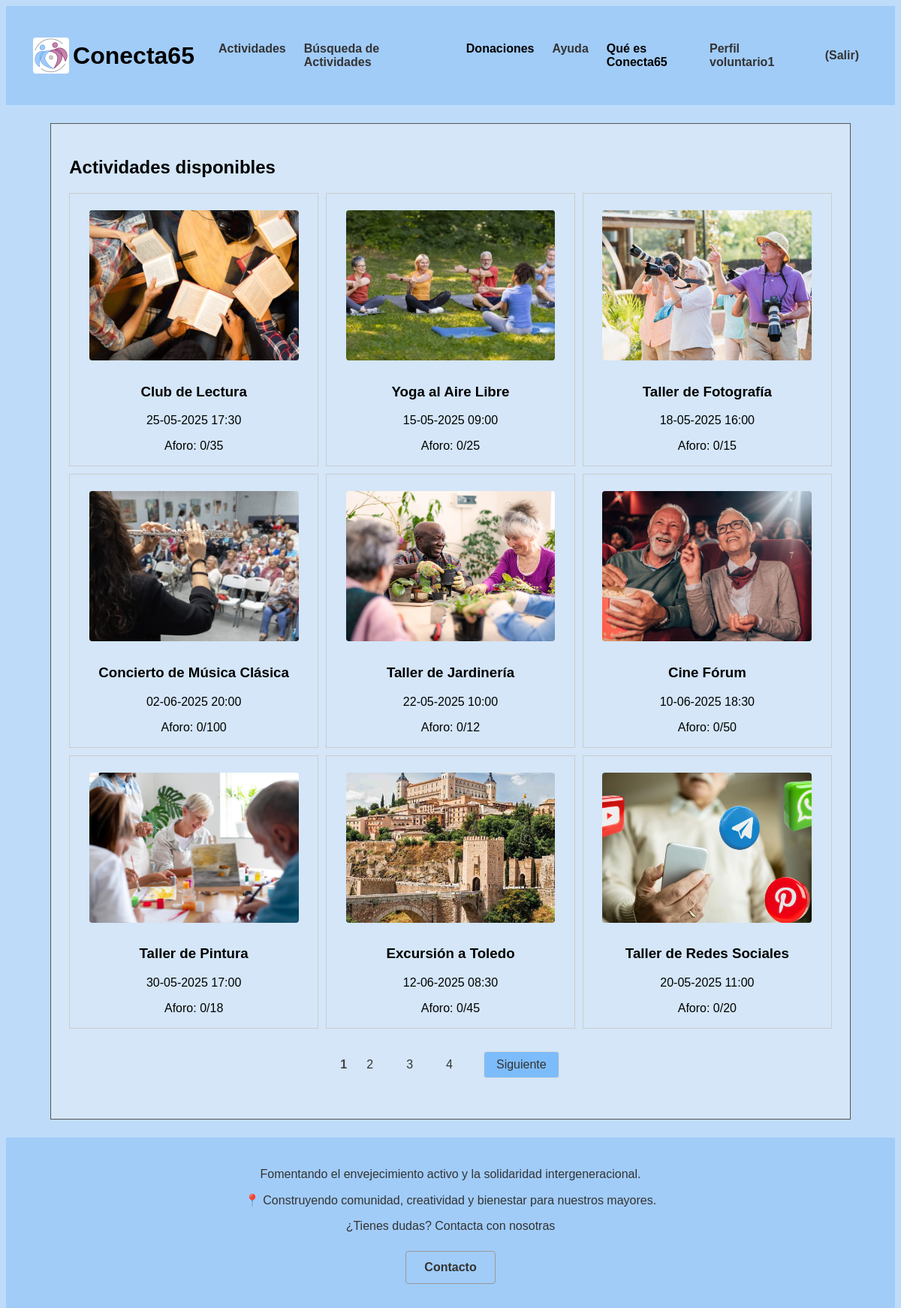
Page /p3_g1/vistaActividades.php (signed in) on the committed database.
### tables this page shows
CREATE TABLE `actividades` (
  `id` int(10) UNSIGNED NOT NULL,
  `nombre` varchar(35) NOT NULL,
  `localizacion` varchar(70) NOT NULL,
  `fecha_hora` datetime(6) NOT NULL,
  `descripcion` text NOT NULL,
  `aforo` tinyint(3) NOT NULL,
  `dirigida` tinyint(1) NOT NULL,
  `ocupacion` tinyint(3) NOT NULL,
  `foto` varchar(50) NOT NULL,
  `categoria` tinyint(1) NOT NULL
);

### p3_g1/includes/actividad/actividadDAO.php (called while the page is built, shortened)
<?php
class actividadDAO extends baseDAO implements IActividad
{
    public function obtenerActSinDirigir($limit, $offset) {
        try {
            $conn = application::getInstance()->getConexionBd();
            $query = "SELECT id, nombre, localizacion, fecha_hora, descripcion, aforo, dirigida, ocupacion, foto
                      FROM actividades
                      WHERE dirigida = 0 AND fecha_hora > NOW()
                      LIMIT ? OFFSET ?";
            $stmt = $conn->prepare($query);
            $stmt->bind_param("ii", $limit, $offset);
            $stmt->execute();
            $stmt->bind_result($id, $nombre, $localizacion, $fecha_hora, $descripcion, $aforo, $dirigida, $ocupacion, $foto);
            $actividades = [];
            while ($stmt->fetch()) {
                $actividades[] = new actividadDTO($id, $nombre, $localizacion, $fecha_hora, $descripcion, $aforo, $dirigida, $ocupacion, $foto);
            }
            $queryTotal = "SELECT COUNT(*) as total FROM actividades WHERE dirigida = 0 AND fecha_hora > NOW()";
            $stmtTotal = $conn->prepare($queryTotal);
            $stmtTotal->execute();
            $stmtTotal->bind_result($totalActividades);
            return [
                'actividades' => $actividades,
                'total' => $totalActividades
            ];
        } finally {
            if (isset($stmt) && $stmt) {
                $stmt->close();
            }
        }
    }
   }
?>

### p3_g1/includes/actividad/actividadAppService.php (called while the page is built, shortened)
<?php
require_once(__DIR__ . "/../config.php");
class actividadAppService
{
    public function obtenerActividadSegunUsuario($limit, $offset): array
    {
        if (application::getInstance()->soyAdmin()){
            return $this->obtenerTodasLasActividades($limit, $offset);
        }
        else if (application::getInstance()->soyVoluntario()){
            $IActividadDAO = actividadFactory::CreateActividad();
            return $IActividadDAO->obtenerActSinDirigir($limit, $offset);
        }
        else {
            $IActividadDAO = actividadFactory::CreateActividad();
            return $IActividadDAO->obtenerActSinCompletar($limit, $offset);
        }
    }
}
?>

### p3_g1/includes/config.php (called while the page is built, shortened)
<?php
spl_autoload_register(function ($class) {
    $prefix = 'includes\\';
    $base_dir = __DIR__ . '/';
    $len = strlen($prefix);
    $relative_class = substr($class, $len);
    $file = $base_dir . str_replace('\\', '/', $relative_class) . '.php';
});
?>

### p3_g1/includes/application.php (called while the page is built, shortened)
<?php
class application
{
    public function getUserDTO(): ?userDTO
    {
        try {
            $user = unserialize($_SESSION["userDTO"]);
            return ($user instanceof userDTO) ? $user : null;
        } catch (\Exception $e) {
            error_log("Error al deserializar userDTO: " . $e->getMessage());
            unset($_SESSION["userDTO"]);
            return null;
        }
    }
    public function soyAdmin(): bool
    {
        $user = $this->getUserDTO();
        return $user !== null && $user->tipo() === 0;
    }
    public function soyVoluntario(): bool
    {
        $user = $this->getUserDTO();
        return $user !== null && $user->tipo() === 2;
    }
    public function soyUsuario(): bool
    {
        $user = $this->getUserDTO();
        return $user !== null && $user->tipo() === 1;
    }
}

### p3_g1/includes/usuario/userDTO.php (called while the page is built, shortened)
<?php
class userDTO
{
    private $tipo;
    public function tipo()
    {
        return $this->tipo;
    }
}
?>

### p3_g1/includes/actividad/actividadDTO.php (called while the page is built, shortened)
<?php
class actividadDTO
{
    private $id;
    private $nombre;
    private $fecha_hora;
    private $aforo;
    private $ocupacion;
    private $foto;
    public function __construct($id, $nombre, $localizacion, $fecha_hora, $descripcion, $aforo, $dirigida, $ocupacion, $foto)
    {
        $this->id = $id;
        $this->nombre = $nombre;
        $this->fecha_hora = $fecha_hora;
        $this->aforo = $aforo;
        $this->ocupacion = $ocupacion;
        $this->foto = $foto;
    }
    public function id()
    {
        return $this->id;
    }
    public function nombre()
    {
        return $this->nombre;
    }
    public function fecha_hora()
    {
        return $this->fecha_hora;
    }
    public function aforo()
    {
        return $this->aforo;
    }
    public function ocupacion()
    {
        return $this->ocupacion;
    }
    public function foto()
    {
        return $this->foto;
    }
}
?>

### p3_g1/includes/mostrarActividades/actividadesDisponibles.php (the view, shortened to what this page needs)
<?php
class actividadesDisponibles
{
    private $actividades;
    public function __construct()
    {
        $this->actividades = null;
    }
    public function Inicializacion(){
        $actividadAppService = actividadAppService::GetSingleton();
        $app = application::getInstance();
        $limit = 9;
        $pagina = isset($_GET['pagina']) ? max(1, (int)$_GET['pagina']) : 1;
        $offset = ($pagina - 1) * $limit;
        $resultado = $actividadAppService->obtenerActividadSegunUsuario($limit, $offset);
        $this->actividades = $resultado['actividades'];
        $totalActividades = $resultado['total'];
        $html = $this->mostrarActividadesPag($app);
        $html .= $this->paginacion($totalActividades, $limit, $pagina);
        return $html;
    }
    private function mostrarActividadesPag($app) {
        echo '<link rel="stylesheet" type="text/css" href="CSS/tablaActividades.css">';
        $html = '<div class="tabla-actividades">';
        if ($this->actividades == null) {
            $html =  '<p>¡Ya estas registrado a todas las actividades!</p>
            <div class="sin-actividades">
                <div class="imagen-centrada">
                    <img src="img/logo.jpeg" alt="Logo de la organización" class="logo-actividades">
                </div>
            </div>';
        }
        else {
            foreach ($this->actividades as $actividad) {
                $html .= '<div class="actividad-item">';
                $html .= '<div class="actividad">';
                if ($app->soyUsuario()) {
                    $html .= '<a href="vistaReservaActividad.php?id=' . $actividad->id() . '" class="imagen-enlace">';
                }
                else if ($app->soyVoluntario()) {
                    $html .= '<a href="vistaDirigirActividad.php?id=' . $actividad->id() . '" class="imagen-enlace">';
                }
                $html .= '<img src="' . $actividad->foto().  '" alt="' . $actividad->nombre() . '" width="350">';
                if (!$app->soyAdmin()) $html .= '</a>';
                $html .= '<h3>' . $actividad->nombre() . '</h3>';
                $fechaHora = new \DateTime($actividad->fecha_hora());
                $html .= '<p>' . $fechaHora->format('d-m-Y H:i') . '</p>';
                $html .= '<p>Aforo: ' . $actividad->ocupacion(). '/' . $actividad->aforo() . '</p>';
                $html .= '</div>';
                $html .= '</div>';
            }
        }
        $html .= '</div>';
        return $html;
    }
    private function paginacion($totalActividades, $limit, $pagina) {
        $totalPaginas = ceil($totalActividades / $limit);
        if ($totalPaginas > 1) {
            $html = '<div class="paginacion">';
            for ($i = 1; $i <= $totalPaginas; $i++) {
                if ($i == $pagina) {
                    $html .= '<span class="pagina-actual">'.$i.'</span>';
                } else {
                    $html .= '<a href="?pagina='.$i.'" class="otrapag-link">'.$i.'</a>';
                }
            }
            if ($pagina < $totalPaginas) {
                $html .= '<a href="?pagina='.($pagina + 1).'" class="pagina-link">Siguiente</a>';
            }
            $html .= '</div>';
        }
        else {
            return '';
        }
        return $html;
    }
}

### p3_g1/CSS/tablaActividades.css (style rules this page uses)
.tabla-actividades { width: 100%; display: flex; flex-wrap: wrap; gap: 10px; justify-content: flex-start; }
.actividad-item { border: 1px solid #ccc; padding: 10px; text-align: center; box-sizing: border-box; flex: 1 1 20rem; min-width: 20rem; max-width: 30rem; }
.tabla-actividades p:last-of-type { margin-bottom: 7px; }
.actividad img { width: 90%; height: 200px; object-fit: cover; object-position: center; }
.paginacion { width: 100%; display: flex; justify-content: center; align-items: center; margin: 30px 0; flex-wrap: wrap; gap: 8px; }
.pagina-link { display: inline-block; padding: 8px 16px; margin: 0 2px; border: 1px solid #ddd; text-decoration: none; color: #333; border-radius: 4px; transition: all 0.3s ease; background-color: #7dbcfa; }
.otrapag-link { display: inline-block; padding: 8px 16px; margin: 0 2px; text-decoration: none; border-radius: 4px; color: #333; }
.pagina-actual { color: #444; font-weight: bold; }
.pagina-link:last-of-type { margin-left: 15px; }

### p3_g1/CSS/estiloMovil.css (style rules this page uses)
.actividad { flex-direction: column; padding: 15px; gap: 15px; }

### p3_g1/CSS/estilo.css (style rules this page uses)
html { height: 100%; width: 100%; margin: 0; padding: 0; font-family: 'Trebuchet MS', 'Lucida Sans Unicode', 'Lucida Grande', 'Lucida Sans', Arial, sans-serif; }
body { display: flex; flex-direction: column; background-color: #bedcfa; overflow-x: hidden; }
img { margin: 0.75rem; border-radius: 0.25rem; max-width: 100%; height: auto; }
.imagen-enlace img { transition: filter 0.3s ease; }

### rows in the picture
actividades: foto (picture), nombre "Club de Lectura", fecha_hora "25-05-2025 17:30", ocupacion "0", aforo "35"
actividades: foto (picture), nombre "Yoga al Aire Libre", fecha_hora "15-05-2025 09:00", ocupacion "0", aforo "25"
actividades: foto (picture), nombre "Taller de Fotografía", fecha_hora "18-05-2025 16:00", ocupacion "0", aforo "15"
actividades: foto (picture), nombre "Concierto de Música Clásica", fecha_hora "02-06-2025 20:00", ocupacion "0", aforo "100"
actividades: foto (picture), nombre "Taller de Jardinería", fecha_hora "22-05-2025 10:00", ocupacion "0", aforo "12"
actividades: foto (picture), nombre "Cine Fórum", fecha_hora "10-06-2025 18:30", ocupacion "0", aforo "50"
actividades: foto (picture), nombre "Taller de Pintura", fecha_hora "30-05-2025 17:00", ocupacion "0", aforo "18"
actividades: foto (picture), nombre "Excursión a Toledo", fecha_hora "12-06-2025 08:30", ocupacion "0", aforo "45"
actividades: foto (picture), nombre "Taller de Redes Sociales", fecha_hora "20-05-2025 11:00", ocupacion "0", aforo "20"

### other values in the picture
$user->nombre() "voluntario1"
